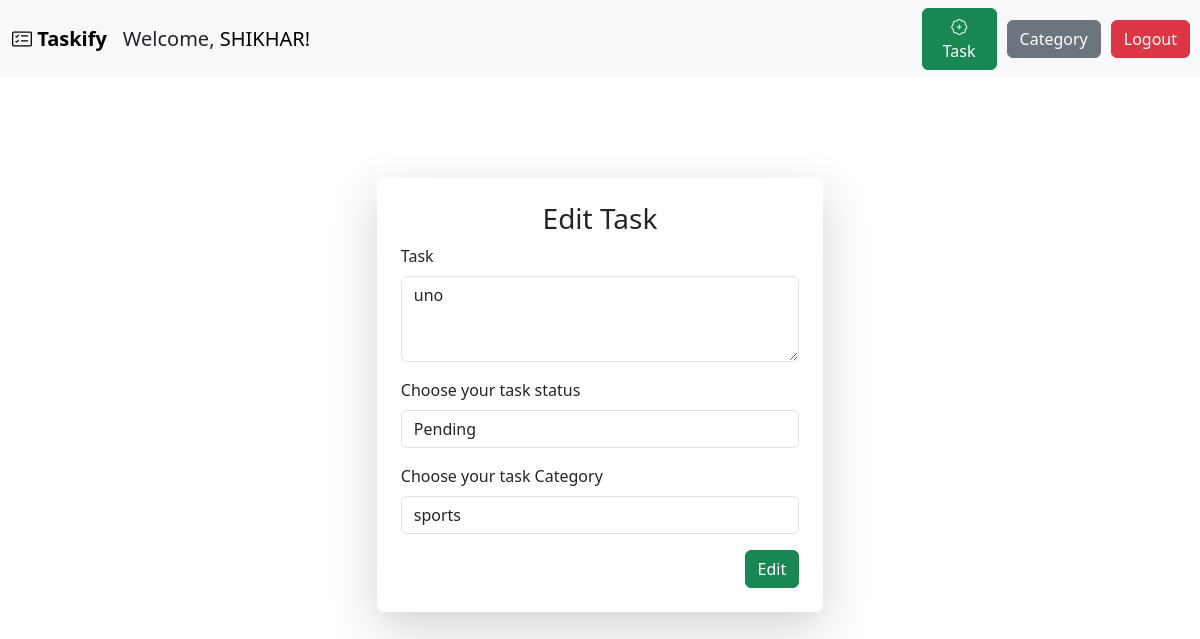
/edit/3 (signed in), run on the app's committed database.
### app.py (models this page shows)
class Users(db.Model):
    id=db.Column(db.Integer,primary_key=True)
    name=db.Column(db.String(100),nullable=False)
    email=db.Column(db.String(100),nullable=False, unique=True)
    password=db.Column(db.String(15),nullable=False)
    tasks = db.relationship('Tasks', backref='users', lazy=True)
    categories= db.relationship('Category', backref='users', lazy=True)

class Tasks(db.Model):
    id=db.Column(db.Integer,primary_key=True)
    task=db.Column(db.String(200),nullable=False)
    status=db.Column(db.String(100),nullable=False, default="Pending")
    date_added=db.Column(db.String(20), default=datetime.now().strftime("%d-%m-%Y %H:%M"))
    user_id= db.Column(db.Integer,db.ForeignKey("users.id"),nullable=False )
    category_id= db.Column(db.Integer,db.ForeignKey("category.id"),nullable=False )

### app.py (the view, shortened to what this page needs)
@app.route("/edit/<int:task_id>", methods=["POST","GET"])
def edit(task_id):
    if "user_name" in session:
        task=Tasks.query.filter_by(id=task_id).first()
        category=Category.query.filter_by(user_id=session.get("user_id")).all()
        if task and task.user_id==session.get("user_id"):
            user_details=Users.query.filter_by(id=session.get("user_id")).first()
            return render_template("edit.html", task=task, category=category,name=user_details.name )
        flash("Task not found.","info")
        return redirect(url_for("page"))
    flash("Please login to continue.","info")
    return redirect(url_for("index"))

### templates/edit.html (shortened to what this page needs)
{% extends "base.html" %}
{% block content %}
<div class="d-flex justify-content-center align-items-center mt-5">
    <div class="shadow-lg p-4 mt-5 bg-light bg-body rounded-3" style="width: 40%;">
        <h3 class="text-center mb-2">Edit Task</h3>
        <form method="post">
            <div class="mb-3">
                <label for="task" class="form-label">Task</label>
                <textarea name="task" class="form-control" rows="3"  required >{{task.task}}</textarea>
            </div>
            <div class="mb-3">
                <label for="status" class="form-label">Choose your task status</label>
                <select name="status" id="status" class="form-control">
                    {% if task.status=="Pending" %}
                    <option value="Pending" selected>Pending</option>
                    {% else %}
                    <option value="Pending">Pending</option>
                    {% endif %}
                </select>
            </div>
            <div class="mb-3">
                <label for="category" class="form-label">Choose your task Category</label>
                <select name="category" id="category" class="form-control">
                    {% for c in category %}
                    {% if task.category_id == c.id %}
                        <option value="{{c.id}}" selected>{{c.name}}</option>
                    {% else %}
                        <option value="{{c.id}}">{{c.name}}</option>
                    {% endif %}
                    {% endfor %}
                </select>
            </div>
            <div class="text-end">
                <button type="submit" class="btn btn-success">Edit</button>
            </div>
        </form>
    </div>
</div>
{% endblock %}

### templates/base.html (shortened to what this page needs)
<!DOCTYPE html>
<html lang="en">
<head>
  <link href="https://cdn.jsdelivr.net/npm/bootstrap@5.3.8/dist/css/bootstrap.min.css" rel="stylesheet"
>
<link rel="stylesheet" href="https://cdnjs.cloudflare.com/ajax/libs/bootstrap-icons/1.13.1/font/bootstrap-icons.min.css">
  </head>
<body>
  <nav class="navbar navbar-expand-lg bg-body-tertiary">
    <div class="container-fluid">
      <a class="navbar-brand fw-bold" href="/homepage"><i class="bi bi-card-checklist"></i> Taskify</a>
      <div class="collapse navbar-collapse" id="navbarNavAltMarkup">
        <div class="navbar-nav">
          <span class="active fs-5" style="font-weight:400;">Welcome, <a href="/user" style="font-weight: 400; text-decoration: none; color: black;">{{ name| upper }}!</a></span>
        </div>
        </div>
        </div>
          <a href="/task" class="btn btn-success" style="width:90px; margin-right: 10px;"><i class="bi bi-patch-plus"></i> Task</a>
          <a href="/category" class="btn btn-secondary" style="margin-right: 10px;">Category</a>
          <a href="/logout" class="btn btn-danger" style="margin-right: 10px;">Logout</a>
  </nav>
  <div class="container">
  {% block content %}
  {% endblock %}
  </div>
</body>
</html>

### data on the page
Users: name "SHIKHAR"
Tasks: task "uno", status "Pending"

### other printed values
form field category "sports"
